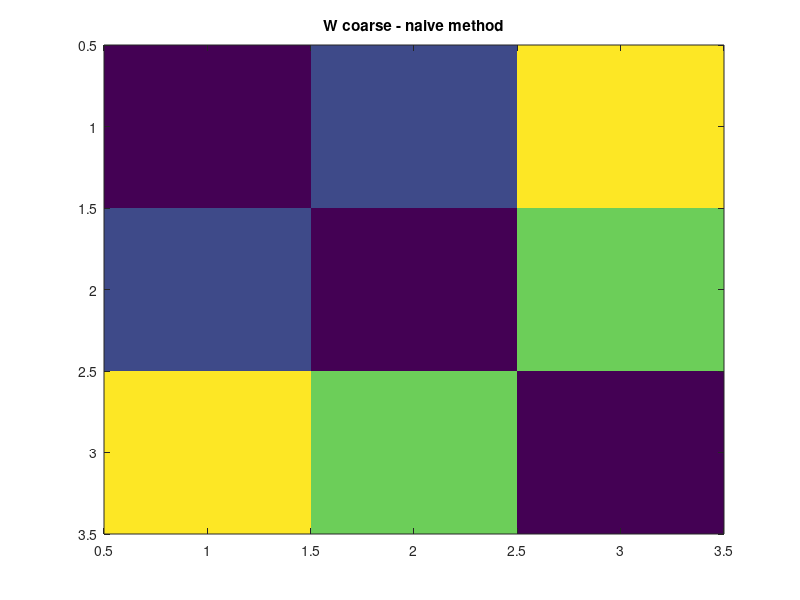

MATLAB code for this plot: (Note: this script raises an error after producing the figure.)
function Test_equiv_case_new_margret()

% Test_equiv_case();

%%

% clear all;
% close all;



%edge weights
c=0.2; %edge 12
a=0.9; %edge 13
b=0.7; %edge 23



%node cardinality
numnodes=3;
k=3; %node 1
m=2; %node 2
l=5; %node 3



%internal weights
Z=1.0;
 d=Z*(a*l+c*m);%node 1
 e=Z*(l*b+k*c);%node 2
 f=Z*(k*a+b*m);%node 3
% d=Z*(a+c);%node 1
% e=Z*(b+c);%node 2
% f=Z*(a+b);%node 3
% d=1;%node 1
% e=1;%node 2
% f=1;%node 3



nodims=2;
nodimsfull=k+m+l -1;
methodofchoice=1;



%%%%%%%%%%%%%%%%%%%%%%%%%%%%%%%%%%%%%%%%%%%%%%%%%%%%%%%%%%%%%%%%%%%%%%%%%%%%%%%%%%%%%%%

W=zeros(numnodes);

W(1,1)=(k-1)*d - (k-1)*l*a - (k-1)*m*c;
W(2,2)=(m-1)*e - (m-1)*l*b - (m-1)*k*c;
W(3,3)=(l-1)*f - (l-1)*m*b - (l-1)*k*a;

W(1,2)=k*c*m; W(2,1)=W(1,2);
W(1,3)=k*a*l; W(3,1)=W(1,3);
W(3,2)=l*b*m; W(2,3)=W(3,2);

W=sparse(W);
%%%%%%%%%%%%%%%%%%%%%%%%%%%%%%%%%%%%%%%%%%%%%%%%%%%%%%%%%%%%%%%%%%%%%%%%%%%%%%%%%%%%%%%%%

Whein=zeros(numnodes);
Whein(1,1)=(k-1)*k*d/2;
Whein(2,2)=(m-1)*m*e/2;
Whein(3,3)=(l-1)*l*f/2;
Whein(1,2)=k*c*m; Whein(2,1)=Whein(1,2);
Whein(1,3)=k*a*l; Whein(3,1)=Whein(1,3);
Whein(3,2)=l*b*m; Whein(2,3)=Whein(3,2);
Whein=sparse(Whein);
%%%%%%%%%%%%%%%%%%%%%%%%%%%%%%%%%%%%%%%%%%%%%%%%%%%%%%%%%%%%%%%%%%%%%%%%%%%%%%%%%%%%%%%%%

%%% Constant factor
% W=W/3;

%%%%%%%%%%%%%%%%%%%%%%%%%%%%%%%%%%%%%%%%%%%%%%%%%%%%%%%%%%%%%%%%%%%%%%%%%%%%%%%%%%%%%%%%%

Wnaive=[0,c,a;c,0,b;a,b,0];
Wnaive=sparse(Wnaive);
%Wnaive=[0,k*c*m,k*a*l;k*c*m,0,l*b*m;k*a*l,l*b*m,0];
figure(1), imagesc(Wnaive)
title('W coarse - naive method')



%%%Computation of spectral clusetring
[mappedX,lambda,L]=Newlaplacian(W,nodims,methodofchoice);

%%%Computation of spectral clusetring
[mappedXh,lambdah,Lh]=Newlaplacian(Whein,nodims,methodofchoice);

%%% Constant factor
% mappedX=mappedX/(sqrt(3))



%Plot for the fine graph
figure(2), imagesc(full(W))
title('W proposed')
figure(3), imagesc(full(L))
title('L proposed')
figure(4), imagesc(Whein)
title('W - Matthias Heins method')
figure(5), imagesc(full(Lh))
title('L Hein')



%%%%%%%%%%%%%%%%%%%%%%%%%%%%%%%%%%%%%%%%%%%%%%%%%%%%%%%%%%%%%%%%%%%%%%%%%%%%%%%%%%%%%%%%%

%%%Computation of spectral clusetring
[mappedXc,lambdac,Lc]=Newlaplacian(Wnaive,nodims,methodofchoice);






%%%%%%%%%%%%%%%%%%%%%%%%%%%%%%%%%%%%%%%%%%%%%%%%%%%%%%%%%%%%%%%%%%%%%%%%%%%%%%%%%%%%%%%%%%%%%%%%

% The finer graph and the original weights
W=zeros(k+m+l);
for i=1:k+m+l
    for j=i+1:k+m+l
        if (i<=k)&&(j<=k) %nodes 11
            W(i,j)=d;
            W(j,i)=d;
        elseif (i<=k)&&(j>k)&&(j<=k+m) %nodes 12
            W(i,j)=c;
            W(j,i)=c;
        elseif (i<=k)&&(j>k+m) % nodes 13
            W(i,j)=a;
            W(j,i)=a;
        elseif (i>k)&&(i<=k+m)&&(j>k)&&(j<=k+m) %nodes 22
            W(i,j)=e;
            W(j,i)=e;
        elseif (i>k)&&(i<=k+m)&&(j>k+m) %nodes 23
            W(i,j)=b;
            W(j,i)=b;
        else    %nodes 33
            W(i,j)=f;
            W(j,i)=f;
        end
    end
end




%eigendecomposition of the full matrix
W=sparse(W);
figure(6), imagesc(full(W))
title('full W')



%%%Computation of spectral clusetring
[mappedXf,lambdaf,Lf]=Newlaplacian(W,nodimsfull,methodofchoice);




df=zeros(k+m+l); for i=1:k+m+l;for j=1:k+m+l; df(i,j)=norm(mappedXf(i,:)-mappedXf(j,:));end;end;
figure(7),imagesc(df./(df(1,end)))
% figure(7),imagesc(df)
title('distances for generalized EV problem, finer original graph')
% for i=1:k+m+l;for j=1:k+m+l; d2f(i,j)=norm(mappedX2f(i,:)-mappedX2f(j,:));end;end;
% figure, imagesc(d2f)
% title('distances for EV problem with L')
d=zeros(numnodes); for i=1:3;for j=1:3; d(i,j)=norm(mappedX(i,:)-mappedX(j,:));end;end;
figure(8), imagesc(d./(d(1,3)))
% figure(8), imagesc(d)
title('distances for generalized EV problem, proposed method')
% for i=1:3;for j=1:3; d2(i,j)=norm(mappedX2(i,:)-mappedX2(j,:));end;end;
% figure, imagesc(d2)
% title('distances for EV problem with L')
dc=zeros(numnodes); for i=1:3;for j=1:3; dc(i,j)=norm(mappedXc(i,:)-mappedXc(j,:));end;end;
figure(9), imagesc(dc./(dc(1,3)))
% figure(9), imagesc(dc)
title('distances for EV problem with naive weighting')
%k-means..



%%%%% Experiments with the equivalence of Jordan KDD 09 %%%%%%%%%%%%%%%%%%%%%%%%%%%%%%%%%%%%%

% Wjordan=[0,c,a;c,0,b;a,b,0];
% Wjordan=Wjordan.*repmat([k,m,l],numnodes,1);
% Wjordan=sparse(Wjordan);
% 
% 
% %%%Computation of spectral clusetring
% [mappedXj,lambdaj,Lj]=Newlaplacian(Wjordan,nodims,methodofchoice);
% 
% dj=zeros(numnodes); for i=1:3;for j=1:3; dj(i,j)=norm(mappedXj(i,:)-mappedXj(j,:));end;end;
% figure(8), imagesc(dj./(dj(1,3)))
% % figure(8), imagesc(dc)
% title('distances for EV problem with weighting according to Jordan')

%%%%%%%%%%%%%%%%%%%%%%%%%%%%%%%%%%%%%%%%%%%%%%%%%%%%%%%%%%%%%%%%%%%%%%%%%%%%%%%%%%%%%%%%%

%%
